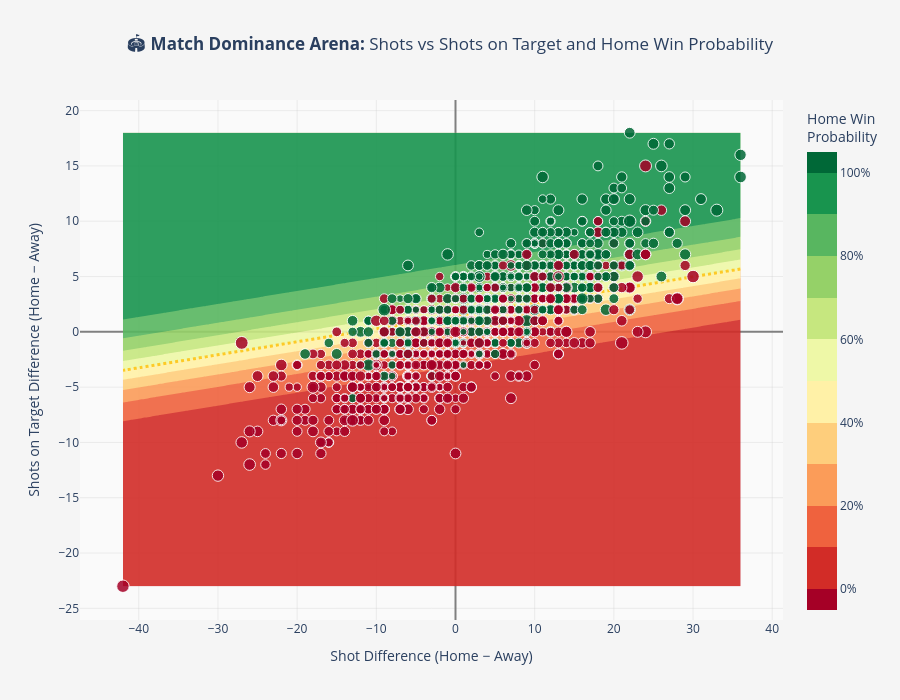

The notebook cell this image was saved under:
### Code cell
#shot dominance graph
from sklearn.linear_model import LogisticRegression
from sklearn.preprocessing import StandardScaler

merged['ShotDiff'] = merged['HS'] - merged['AS']
merged['ShotOnTargetDiff'] = merged['HST'] - merged['AST']
merged['TotalShots'] = merged['HS'] + merged['AS']
merged['HomeWin'] = merged['FTR'].apply(lambda x: 1 if x == 'H' else 0)

X = merged[['ShotDiff', 'ShotOnTargetDiff']]
y = merged['HomeWin']

scaler = StandardScaler()
X_scaled = scaler.fit_transform(X)
model = LogisticRegression()
model.fit(X_scaled, y)

x_range = np.linspace(X['ShotDiff'].min(), X['ShotDiff'].max(), 200)
y_range = np.linspace(X['ShotOnTargetDiff'].min(), X['ShotOnTargetDiff'].max(), 200)
xx, yy = np.meshgrid(x_range, y_range)
grid = np.c_[xx.ravel(), yy.ravel()]
probs = model.predict_proba(scaler.transform(grid))[:, 1].reshape(xx.shape)

contour = go.Contour(
    x=x_range,
    y=y_range,
    z=probs,
    colorscale='RdYlGn',
    opacity=0.9,
    contours=dict(showlines=False),
    colorbar=dict(title='Home Win<br>Probability', tickformat='.0%'),
)

bubbles = go.Scatter(
    x=merged['ShotDiff'],
    y=merged['ShotOnTargetDiff'],
    mode='markers',
    marker=dict(
        size=np.sqrt(merged['TotalShots']) * 1.8,  # bigger bubble for more shots
        color=merged['HomeWin'],
        colorscale='RdYlGn',
        line=dict(width=1, color='white'),
        opacity=0.85,
        cmin=0,
        cmax=1,
        showscale=False
    ),
    text=[
        f"<b>{ht} vs {at}</b><br>"
        f"Shots: {hs}-{as_}<br>"
        f"On Target: {hst}-{ast}<br>"
        f"Full-time score: {fts}<br>"
        f"Result: {res}"
        for ht, at, hs, as_, hst, ast, fts, res in zip(
            merged['HomeTeam'],
            merged['AwayTeam'],
            merged['HS'],
            merged['AS'],
            merged['HST'],
            merged['AST'],
            merged['FullTimeScore'],
            merged['FTR']
        )
    ],
    hoverinfo='text'
)

boundary = go.Contour(
    x=x_range,
    y=y_range,
    z=probs,
    contours=dict(
        start=0.5, end=0.5, size=0.01, coloring='lines', showlabels=False
    ),
    showscale=False,
    line=dict(color='black', width=3, dash='dot'),
    hoverinfo='skip'
)

layout = go.Layout(
    title=dict(
        text="🏟️ <b>Match Dominance Arena:</b> Shots vs Shots on Target and Home Win Probability",
        x=0.5,
        xanchor='center'
    ),
    xaxis=dict(
        title='Shot Difference (Home − Away)',
        zeroline=True, zerolinecolor='gray', gridcolor='rgba(200,200,200,0.3)'
    ),
    yaxis=dict(
        title='Shots on Target Difference (Home − Away)',
        zeroline=True, zerolinecolor='gray', gridcolor='rgba(200,200,200,0.3)'
    ),
    paper_bgcolor='rgb(245,245,245)',
    plot_bgcolor='rgb(250,250,250)',
    hovermode='closest',
    height=700,
    template='plotly_white',
    legend=dict(orientation='h', yanchor='bottom', y=1.02, xanchor='right', x=1)
)

fig = go.Figure(data=[contour, boundary, bubbles], layout=layout)
fig.show()

with open("match_dominance_fig.pkl", "wb") as f:
    pickle.dump(fig, f)

### Figure 1 — Plotly figure (JSON) as saved in the notebook; plotly's stock layout.template omitted (floating-point values rounded to 4 significant figures; data arrays with more than 128 entries replaced by an {"elided": "..."} marker saying what was removed)
{"data": [{"colorbar": {"tickformat": ".0%", "title": {"text": "Home Win<br>Probability"}}, "colorscale": [[0, "rgb(165,0,38)"], [0.1, "rgb(215,48,39)"], [0.2, "rgb(244,109,67)"], [0.3, "rgb(253,174,97)"], [0.4, "rgb(254,224,139)"], [0.5, "rgb(255,255,191)"], [0.6, "rgb(217,239,139)"], [0.7, "rgb(166,217,106)"], [0.8, "rgb(102,189,99)"], [0.9, "rgb(26,152,80)"], [1, "rgb(0,104,55)"]], "contours": {"showlines": false}, "opacity": 0.9, "type": "contour", "x": {"elided": "200 float values"}, "y": {"elided": "200 float values"}, "z": {"elided": "200x200 float values"}}, {"contours": {"coloring": "lines", "end": 0.5, "showlabels": false, "size": 0.01, "start": 0.5}, "hoverinfo": "skip", "line": {"color": "black", "dash": "dot", "width": 3}, "showscale": false, "type": "contour", "x": {"elided": "200 float values"}, "y": {"elided": "200 float values"}, "z": {"elided": "200x200 float values"}}, {"hoverinfo": "text", "marker": {"cmax": 1, "cmin": 0, "color": {"elided": "1530 int values"}, "colorscale": [[0, "rgb(165,0,38)"], [0.1, "rgb(215,48,39)"], [0.2, "rgb(244,109,67)"], [0.3, "rgb(253,174,97)"], [0.4, "rgb(254,224,139)"], [0.5, "rgb(255,255,191)"], [0.6, "rgb(217,239,139)"], [0.7, "rgb(166,217,106)"], [0.8, "rgb(102,189,99)"], [0.9, "rgb(26,152,80)"], [1, "rgb(0,104,55)"]], "line": {"color": "white", "width": 1}, "opacity": 0.85, "showscale": false, "size": {"elided": "1530 float values"}}, "mode": "markers", "text": {"elided": "1530 str values"}, "type": "scatter", "x": {"elided": "1530 int values"}, "y": {"elided": "1530 int values"}}], "layout": {"height": 700, "hovermode": "closest", "legend": {"orientation": "h", "x": 1, "xanchor": "right", "y": 1.02, "yanchor": "bottom"}, "paper_bgcolor": "rgb(245,245,245)", "plot_bgcolor": "rgb(250,250,250)", "title": {"text": "🏟️ <b>Match Dominance Arena:</b> Shots vs Shots on Target and Home Win Probability", "x": 0.5, "xanchor": "center"}, "xaxis": {"gridcolor": "rgba(200,200,200,0.3)", "title": {"text": "Shot Difference (Home − Away)"}, "zeroline": true, "zerolinecolor": "gray"}, "yaxis": {"gridcolor": "rgba(200,200,200,0.3)", "title": {"text": "Shots on Target Difference (Home − Away)"}, "zeroline": true, "zerolinecolor": "gray"}}}
